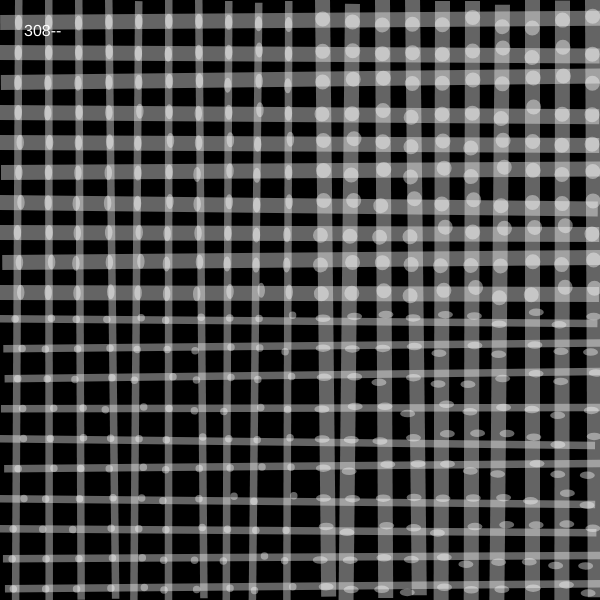
Frame 1 (no input)
Frame 2 (the mouse pressed at the canvas centre, redrawn once): identical to frame 1, image omitted

The p5.js sketch that drew this single still picture (run headless with seeded random() and noise() and a simulated clock; the mouse was pressed at the canvas centre and the sketch redrawn once):

// p5.js sketch
// ── sketch.js
// stripe + ellipse grid — widths step at the canvas midpoint; slight rotation jitter

const xstep = 30;
const ystep = 30;

function setup() {
  createCanvas(600, 600);
  background(0);
  fill(255);
  noStroke();
  textSize(16);
  text('308--', 24, 36);

  fill(255, 100);
  const offset = 0.7;

  for (let x = xstep / 2; x < width; x += xstep) {
    const swidth = x > width / 2 ? xstep / 2 : xstep / 4;

    push();
    rotate(radians(random(-offset, offset)));
    rect(x, 0, swidth, height);
    pop();

    const y = x;
    const sheight = y < height / 2 ? ystep / 2 : ystep / 4;

    push();
    rotate(radians(random(-offset, offset)));
    rect(0, y, width, sheight);
    pop();

    ellipseMode(CORNER);
    for (let ex = xstep / 2; ex < width; ex += xstep) {
      const ew = ex > width / 2 ? xstep / 2 : xstep / 4;
      push();
      rotate(radians(random(-offset, offset)));
      ellipse(ex, y, ew, sheight);
      pop();
    }
  }

  noLoop();
}

function draw() {}
